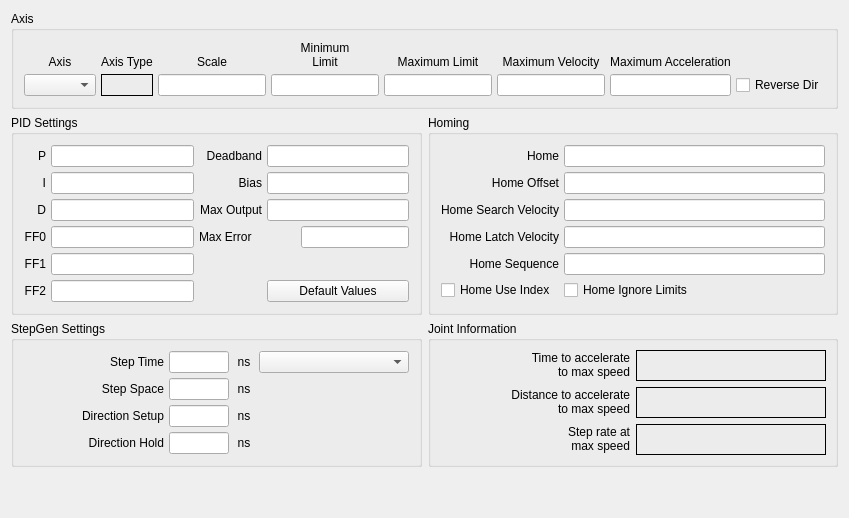
          <widget class="QWidget" name="joint4tab">
           <attribute name="title">
            <string>Joint 4</string>
           </attribute>
           <layout class="QGridLayout" name="gridLayout_25">
            <item row="0" column="0" colspan="2">
             <widget class="QGroupBox" name="jointAxisGroup_4">
              <property name="title">
               <string>Axis</string>
              </property>
              <layout class="QGridLayout" name="gridLayout_23">
               <property name="leftMargin">
                <number>10</number>
               </property>
               <property name="topMargin">
                <number>10</number>
               </property>
               <property name="rightMargin">
                <number>10</number>
               </property>
               <property name="bottomMargin">
                <number>10</number>
               </property>
               <property name="spacing">
                <number>5</number>
               </property>
               <item row="1" column="0">
                <widget class="QComboBox" name="axisCB_4"/>
               </item>
               <item row="0" column="3">
                <widget class="QLabel" name="label_66">
                 <property name="text">
                  <string>&lt;html&gt;&lt;head/&gt;&lt;body&gt;&lt;p&gt;Minimum&lt;br/&gt;Limit&lt;/p&gt;&lt;/body&gt;&lt;/html&gt;</string>
                 </property>
                 <property name="alignment">
                  <set>Qt::AlignBottom|Qt::AlignHCenter</set>
                 </property>
                 <property name="wordWrap">
                  <bool>true</bool>
                 </property>
                </widget>
               </item>
               <item row="0" column="0">
                <widget class="QLabel" name="label_59">
                 <property name="text">
                  <string>Axis</string>
                 </property>
                 <property name="alignment">
                  <set>Qt::AlignBottom|Qt::AlignHCenter</set>
                 </property>
                </widget>
               </item>
               <item row="1" column="3">
                <widget class="QLineEdit" name="minLimit_4">
                 <property name="alignment">
                  <set>Qt::AlignRight|Qt::AlignTrailing|Qt::AlignVCenter</set>
                 </property>
                </widget>
               </item>
               <item row="1" column="4">
                <widget class="QLineEdit" name="maxLimit_4">
                 <property name="alignment">
                  <set>Qt::AlignRight|Qt::AlignTrailing|Qt::AlignVCenter</set>
                 </property>
                </widget>
               </item>
               <item row="0" column="4">
                <widget class="QLabel" name="label_71">
                 <property name="text">
                  <string>Maximum Limit</string>
                 </property>
                 <property name="textFormat">
                  <enum>Qt::AutoText</enum>
                 </property>
                 <property name="alignment">
                  <set>Qt::AlignBottom|Qt::AlignHCenter</set>
                 </property>
                 <property name="wordWrap">
                  <bool>true</bool>
                 </property>
                </widget>
               </item>
               <item row="0" column="5">
                <widget class="QLabel" name="label_80">
                 <property name="text">
                  <string>Maximum Velocity</string>
                 </property>
                 <property name="alignment">
                  <set>Qt::AlignBottom|Qt::AlignHCenter</set>
                 </property>
                 <property name="wordWrap">
                  <bool>true</bool>
                 </property>
                </widget>
               </item>
               <item row="1" column="5">
                <widget class="QLineEdit" name="maxVelocity_4">
                 <property name="alignment">
                  <set>Qt::AlignRight|Qt::AlignTrailing|Qt::AlignVCenter</set>
                 </property>
                </widget>
               </item>
               <item row="0" column="2">
                <widget class="QLabel" name="label_61">
                 <property name="text">
                  <string>Scale</string>
                 </property>
                 <property name="alignment">
                  <set>Qt::AlignBottom|Qt::AlignHCenter</set>
                 </property>
                </widget>
               </item>
               <item row="0" column="6">
                <widget class="QLabel" name="label_81">
                 <property name="text">
                  <string>Maximum Acceleration</string>
                 </property>
                 <property name="alignment">
                  <set>Qt::AlignBottom|Qt::AlignHCenter</set>
                 </property>
                 <property name="wordWrap">
                  <bool>true</bool>
                 </property>
                </widget>
               </item>
               <item row="1" column="6">
                <widget class="QLineEdit" name="maxAccel_4">
                 <property name="alignment">
                  <set>Qt::AlignRight|Qt::AlignTrailing|Qt::AlignVCenter</set>
                 </property>
                </widget>
               </item>
               <item row="0" column="1">
                <widget class="QLabel" name="label_31">
                 <property name="text">
                  <string>Axis Type</string>
                 </property>
                 <property name="alignment">
                  <set>Qt::AlignBottom|Qt::AlignLeading|Qt::AlignLeft</set>
                 </property>
                </widget>
               </item>
               <item row="1" column="1">
                <widget class="QLabel" name="axisType_4">
                 <property name="frameShape">
                  <enum>QFrame::Box</enum>
                 </property>
                 <property name="text">
                  <string/>
                 </property>
                </widget>
               </item>
               <item row="1" column="2">
                <widget class="QLineEdit" name="scale_4"/>
               </item>
               <item row="1" column="7">
                <widget class="QCheckBox" name="reverse_4">
                 <property name="text">
                  <string>Reverse Dir</string>
                 </property>
                </widget>
               </item>
              </layout>
             </widget>
            </item>
            <item row="1" column="0">
             <widget class="QGroupBox" name="groupBox_19">
              <property name="title">
               <string>PID Settings</string>
              </property>
              <layout class="QGridLayout" name="gridLayout_24">
               <property name="leftMargin">
                <number>10</number>
               </property>
               <property name="topMargin">
                <number>10</number>
               </property>
               <property name="rightMargin">
                <number>10</number>
               </property>
               <property name="bottomMargin">
                <number>10</number>
               </property>
               <property name="spacing">
                <number>5</number>
               </property>
               <item row="0" column="0">
                <widget class="QLabel" name="label_254">
                 <property name="text">
                  <string>P</string>
                 </property>
                 <property name="alignment">
                  <set>Qt::AlignRight|Qt::AlignTrailing|Qt::AlignVCenter</set>
                 </property>
                </widget>
               </item>
               <item row="0" column="1">
                <widget class="QLineEdit" name="p_4">
                 <property name="text">
                  <string/>
                 </property>
                 <property name="alignment">
                  <set>Qt::AlignRight|Qt::AlignTrailing|Qt::AlignVCenter</set>
                 </property>
                </widget>
               </item>
               <item row="0" column="2">
                <widget class="QLabel" name="label_255">
                 <property name="text">
                  <string>Deadband</string>
                 </property>
                 <property name="alignment">
                  <set>Qt::AlignRight|Qt::AlignTrailing|Qt::AlignVCenter</set>
                 </property>
                </widget>
               </item>
               <item row="0" column="3">
                <widget class="QLineEdit" name="deadband_4">
                 <property name="text">
                  <string/>
                 </property>
                 <property name="alignment">
                  <set>Qt::AlignRight|Qt::AlignTrailing|Qt::AlignVCenter</set>
                 </property>
                </widget>
               </item>
               <item row="1" column="0">
                <widget class="QLabel" name="label_256">
                 <property name="text">
                  <string>I</string>
                 </property>
                 <property name="alignment">
                  <set>Qt::AlignRight|Qt::AlignTrailing|Qt::AlignVCenter</set>
                 </property>
                </widget>
               </item>
               <item row="1" column="1">
                <widget class="QLineEdit" name="i_4">
                 <property name="text">
                  <string/>
                 </property>
                 <property name="alignment">
                  <set>Qt::AlignRight|Qt::AlignTrailing|Qt::AlignVCenter</set>
                 </property>
                </widget>
               </item>
               <item row="1" column="2">
                <widget class="QLabel" name="label_257">
                 <property name="text">
                  <string>Bias</string>
                 </property>
                 <property name="alignment">
                  <set>Qt::AlignRight|Qt::AlignTrailing|Qt::AlignVCenter</set>
                 </property>
                </widget>
               </item>
               <item row="1" column="3">
                <widget class="QLineEdit" name="bias_4">
                 <property name="text">
                  <string/>
                 </property>
                 <property name="alignment">
                  <set>Qt::AlignRight|Qt::AlignTrailing|Qt::AlignVCenter</set>
                 </property>
                </widget>
               </item>
               <item row="2" column="0">
                <widget class="QLabel" name="label_258">
                 <property name="text">
                  <string>D</string>
                 </property>
                 <property name="alignment">
                  <set>Qt::AlignRight|Qt::AlignTrailing|Qt::AlignVCenter</set>
                 </property>
                </widget>
               </item>
               <item row="2" column="1">
                <widget class="QLineEdit" name="d_4">
                 <property name="text">
                  <string/>
                 </property>
                 <property name="alignment">
                  <set>Qt::AlignRight|Qt::AlignTrailing|Qt::AlignVCenter</set>
                 </property>
                </widget>
               </item>
               <item row="2" column="2">
                <widget class="QLabel" name="label_259">
                 <property name="text">
                  <string>Max Output</string>
                 </property>
                 <property name="alignment">
                  <set>Qt::AlignRight|Qt::AlignTrailing|Qt::AlignVCenter</set>
                 </property>
                </widget>
               </item>
               <item row="2" column="3">
                <widget class="QLineEdit" name="maxOutput_4">
                 <property name="text">
                  <string/>
                 </property>
                 <property name="alignment">
                  <set>Qt::AlignRight|Qt::AlignTrailing|Qt::AlignVCenter</set>
                 </property>
                </widget>
               </item>
               <item row="3" column="0">
                <widget class="QLabel" name="label_260">
                 <property name="text">
                  <string>FF0</string>
                 </property>
                 <property name="alignment">
                  <set>Qt::AlignRight|Qt::AlignTrailing|Qt::AlignVCenter</set>
                 </property>
                </widget>
               </item>
               <item row="3" column="1">
                <widget class="QLineEdit" name="ff0_4">
                 <property name="text">
                  <string/>
                 </property>
                 <property name="alignment">
                  <set>Qt::AlignRight|Qt::AlignTrailing|Qt::AlignVCenter</set>
                 </property>
                </widget>
               </item>
               <item row="4" column="0">
                <widget class="QLabel" name="label_262">
                 <property name="text">
                  <string>FF1</string>
                 </property>
                 <property name="alignment">
                  <set>Qt::AlignRight|Qt::AlignTrailing|Qt::AlignVCenter</set>
                 </property>
                </widget>
               </item>
               <item row="4" column="1">
                <widget class="QLineEdit" name="ff1_4">
                 <property name="text">
                  <string/>
                 </property>
                 <property name="alignment">
                  <set>Qt::AlignRight|Qt::AlignTrailing|Qt::AlignVCenter</set>
                 </property>
                </widget>
               </item>
               <item row="5" column="0">
                <widget class="QLabel" name="label_263">
                 <property name="text">
                  <string>FF2</string>
                 </property>
                 <property name="alignment">
                  <set>Qt::AlignRight|Qt::AlignTrailing|Qt::AlignVCenter</set>
                 </property>
                </widget>
               </item>
               <item row="5" column="1">
                <widget class="QLineEdit" name="ff2_4">
                 <property name="text">
                  <string/>
                 </property>
                 <property name="alignment">
                  <set>Qt::AlignRight|Qt::AlignTrailing|Qt::AlignVCenter</set>
                 </property>
                </widget>
               </item>
               <item row="5" column="3">
                <widget class="QPushButton" name="pidDefault_4">
                 <property name="text">
                  <string>Default Values</string>
                 </property>
                </widget>
               </item>
               <item row="3" column="3" alignment="Qt::AlignRight">
                <widget class="QLineEdit" name="maxError_4"/>
               </item>
               <item row="3" column="2">
                <widget class="QLabel" name="label_188">
                 <property name="text">
                  <string>Max Error</string>
                 </property>
                </widget>
               </item>
              </layout>
             </widget>
            </item>
            <item row="1" column="1">
             <widget class="QGroupBox" name="groupBox_17">
              <property name="title">
               <string>Homing</string>
              </property>
              <layout class="QGridLayout" name="gridLayout_26">
               <property name="leftMargin">
                <number>10</number>
               </property>
               <property name="topMargin">
                <number>10</number>
               </property>
               <property name="rightMargin">
                <number>10</number>
               </property>
               <property name="bottomMargin">
                <number>10</number>
               </property>
               <property name="spacing">
                <number>5</number>
               </property>
               <item row="0" column="0">
                <widget class="QLabel" name="label_98">
                 <property name="text">
                  <string>Home</string>
                 </property>
                 <property name="alignment">
                  <set>Qt::AlignRight|Qt::AlignTrailing|Qt::AlignVCenter</set>
                 </property>
                </widget>
               </item>
               <item row="0" column="1">
                <widget class="QLineEdit" name="home_4">
                 <property name="toolTip">
                  <string>&lt;html&gt;&lt;head/&gt;&lt;body&gt;&lt;p&gt;Home is usually set to 0&lt;/p&gt;&lt;/body&gt;&lt;/html&gt;</string>
                 </property>
                 <property name="alignment">
                  <set>Qt::AlignRight|Qt::AlignTrailing|Qt::AlignVCenter</set>
                 </property>
                </widget>
               </item>
               <item row="1" column="0">
                <widget class="QLabel" name="label_99">
                 <property name="text">
                  <string>Home Offset</string>
                 </property>
                 <property name="alignment">
                  <set>Qt::AlignRight|Qt::AlignTrailing|Qt::AlignVCenter</set>
                 </property>
                </widget>
               </item>
               <item row="1" column="1">
                <widget class="QLineEdit" name="homeOffset_4">
                 <property name="toolTip">
                  <string>&lt;html&gt;&lt;head/&gt;&lt;body&gt;&lt;p&gt;Home Offset can be used to back off of the home switch&lt;/p&gt;&lt;/body&gt;&lt;/html&gt;</string>
                 </property>
                 <property name="alignment">
                  <set>Qt::AlignRight|Qt::AlignTrailing|Qt::AlignVCenter</set>
                 </property>
                </widget>
               </item>
               <item row="2" column="0">
                <widget class="QLabel" name="label_100">
                 <property name="text">
                  <string>Home Search Velocity</string>
                 </property>
                 <property name="alignment">
                  <set>Qt::AlignRight|Qt::AlignTrailing|Qt::AlignVCenter</set>
                 </property>
                </widget>
               </item>
               <item row="2" column="1">
                <widget class="QLineEdit" name="homeSearchVel_4">
                 <property name="toolTip">
                  <string>&lt;html&gt;&lt;head/&gt;&lt;body&gt;&lt;p&gt;Search Velocity is in units per second&lt;/p&gt;&lt;/body&gt;&lt;/html&gt;</string>
                 </property>
                 <property name="alignment">
                  <set>Qt::AlignRight|Qt::AlignTrailing|Qt::AlignVCenter</set>
                 </property>
                </widget>
               </item>
               <item row="3" column="0">
                <widget class="QLabel" name="label_101">
                 <property name="text">
                  <string>Home Latch Velocity</string>
                 </property>
                 <property name="alignment">
                  <set>Qt::AlignRight|Qt::AlignTrailing|Qt::AlignVCenter</set>
                 </property>
                </widget>
               </item>
               <item row="3" column="1">
                <widget class="QLineEdit" name="homeLatchVel_4">
                 <property name="toolTip">
                  <string>&lt;html&gt;&lt;head/&gt;&lt;body&gt;&lt;p&gt;Latch Velocity is in user units per second&lt;br/&gt;usually set slower than Search Velocity&lt;/p&gt;&lt;/body&gt;&lt;/html&gt;</string>
                 </property>
                 <property name="alignment">
                  <set>Qt::AlignRight|Qt::AlignTrailing|Qt::AlignVCenter</set>
                 </property>
                </widget>
               </item>
               <item row="5" column="0">
                <widget class="QCheckBox" name="homeUseIndex_4">
                 <property name="text">
                  <string>Home Use Index</string>
                 </property>
                </widget>
               </item>
               <item row="5" column="1">
                <widget class="QCheckBox" name="homeIgnoreLimits_4">
                 <property name="text">
                  <string>Home Ignore Limits</string>
                 </property>
                </widget>
               </item>
               <item row="4" column="1">
                <widget class="QLineEdit" name="homeSequence_4">
                 <property name="toolTip">
                  <string>&lt;html&gt;&lt;head/&gt;&lt;body&gt;&lt;p&gt;Home sequences start at 0 and do not skip a number.&lt;/p&gt;&lt;p&gt;Multiple joint axis use a negative number.&lt;/p&gt;&lt;p&gt;Leave blank to home the joint manually.&lt;/p&gt;&lt;/body&gt;&lt;/html&gt;</string>
                 </property>
                </widget>
               </item>
               <item row="4" column="0">
                <widget class="QLabel" name="label_141">
                 <property name="text">
                  <string>Home Sequence</string>
                 </property>
                 <property name="alignment">
                  <set>Qt::AlignRight|Qt::AlignTrailing|Qt::AlignVCenter</set>
                 </property>
                </widget>
               </item>
              </layout>
             </widget>
            </item>
            <item row="2" column="0">
             <widget class="QGroupBox" name="groupBox_20">
              <property name="title">
               <string>StepGen Settings</string>
              </property>
              <layout class="QGridLayout" name="gridLayout_28">
               <property name="leftMargin">
                <number>10</number>
               </property>
               <property name="topMargin">
                <number>10</number>
               </property>
               <property name="rightMargin">
                <number>10</number>
               </property>
               <property name="bottomMargin">
                <number>10</number>
               </property>
               <property name="spacing">
                <number>5</number>
               </property>
               <item row="0" column="0">
                <widget class="QLabel" name="label_106">
                 <property name="text">
                  <string>Step Time</string>
                 </property>
                 <property name="alignment">
                  <set>Qt::AlignRight|Qt::AlignTrailing|Qt::AlignVCenter</set>
                 </property>
                </widget>
               </item>
               <item row="0" column="1">
                <widget class="QLineEdit" name="stepTime_4">
                 <property name="maximumSize">
                  <size>
                   <width>60</width>
                   <height>16777215</height>
                  </size>
                 </property>
                 <property name="inputMask">
                  <string/>
                 </property>
                 <property name="text">
                  <string/>
                 </property>
                 <property name="alignment">
                  <set>Qt::AlignRight|Qt::AlignTrailing|Qt::AlignVCenter</set>
                 </property>
                </widget>
               </item>
               <item row="0" column="2">
                <widget class="QLabel" name="label_132">
                 <property name="minimumSize">
                  <size>
                   <width>20</width>
                   <height>0</height>
                  </size>
                 </property>
                 <property name="maximumSize">
                  <size>
                   <width>20</width>
                   <height>16777215</height>
                  </size>
                 </property>
                 <property name="text">
                  <string>ns</string>
                 </property>
                 <property name="alignment">
                  <set>Qt::AlignCenter</set>
                 </property>
                </widget>
               </item>
               <item row="1" column="0">
                <widget class="QLabel" name="label_133">
                 <property name="text">
                  <string>Step Space</string>
                 </property>
                 <property name="alignment">
                  <set>Qt::AlignRight|Qt::AlignTrailing|Qt::AlignVCenter</set>
                 </property>
                </widget>
               </item>
               <item row="1" column="1">
                <widget class="QLineEdit" name="stepSpace_4">
                 <property name="maximumSize">
                  <size>
                   <width>60</width>
                   <height>16777215</height>
                  </size>
                 </property>
                 <property name="text">
                  <string/>
                 </property>
                 <property name="alignment">
                  <set>Qt::AlignRight|Qt::AlignTrailing|Qt::AlignVCenter</set>
                 </property>
                </widget>
               </item>
               <item row="1" column="2">
                <widget class="QLabel" name="label_134">
                 <property name="minimumSize">
                  <size>
                   <width>20</width>
                   <height>0</height>
                  </size>
                 </property>
                 <property name="maximumSize">
                  <size>
                   <width>20</width>
                   <height>16777215</height>
                  </size>
                 </property>
                 <property name="text">
                  <string>ns</string>
                 </property>
                 <property name="alignment">
                  <set>Qt::AlignCenter</set>
                 </property>
                </widget>
               </item>
               <item row="2" column="0">
                <widget class="QLabel" name="label_135">
                 <property name="text">
                  <string>Direction Setup</string>
                 </property>
                 <property name="alignment">
                  <set>Qt::AlignRight|Qt::AlignTrailing|Qt::AlignVCenter</set>
                 </property>
                </widget>
               </item>
               <item row="2" column="1">
                <widget class="QLineEdit" name="dirSetup_4">
                 <property name="maximumSize">
                  <size>
                   <width>60</width>
                   <height>16777215</height>
                  </size>
                 </property>
                 <property name="text">
                  <string/>
                 </property>
                 <property name="alignment">
                  <set>Qt::AlignRight|Qt::AlignTrailing|Qt::AlignVCenter</set>
                 </property>
                </widget>
               </item>
               <item row="2" column="2">
                <widget class="QLabel" name="label_136">
                 <property name="minimumSize">
                  <size>
                   <width>20</width>
                   <height>0</height>
                  </size>
                 </property>
                 <property name="maximumSize">
                  <size>
                   <width>20</width>
                   <height>16777215</height>
                  </size>
                 </property>
                 <property name="text">
                  <string>ns</string>
                 </property>
                 <property name="alignment">
                  <set>Qt::AlignCenter</set>
                 </property>
                </widget>
               </item>
               <item row="3" column="0">
                <widget class="QLabel" name="label_137">
                 <property name="text">
                  <string>Direction Hold</string>
                 </property>
                 <property name="alignment">
                  <set>Qt::AlignRight|Qt::AlignTrailing|Qt::AlignVCenter</set>
                 </property>
                </widget>
               </item>
               <item row="3" column="1">
                <widget class="QLineEdit" name="dirHold_4">
                 <property name="maximumSize">
                  <size>
                   <width>60</width>
                   <height>16777215</height>
                  </size>
                 </property>
                 <property name="text">
                  <string/>
                 </property>
                 <property name="alignment">
                  <set>Qt::AlignRight|Qt::AlignTrailing|Qt::AlignVCenter</set>
                 </property>
                </widget>
               </item>
               <item row="3" column="2">
                <widget class="QLabel" name="label_138">
                 <property name="minimumSize">
                  <size>
                   <width>20</width>
                   <height>0</height>
                  </size>
                 </property>
                 <property name="maximumSize">
                  <size>
                   <width>20</width>
                   <height>16777215</height>
                  </size>
                 </property>
                 <property name="text">
                  <string>ns</string>
                 </property>
                 <property name="alignment">
                  <set>Qt::AlignCenter</set>
                 </property>
                </widget>
               </item>
               <item row="0" column="3">
                <widget class="QComboBox" name="driveCB_4">
                 <property name="minimumSize">
                  <size>
                   <width>150</width>
                   <height>0</height>
                  </size>
                 </property>
                </widget>
               </item>
              </layout>
             </widget>
            </item>
            <item row="2" column="1">
             <widget class="QGroupBox" name="gridGroupBox_6">
              <property name="title">
               <string>Joint Information</string>
              </property>
              <layout class="QGridLayout" name="gridLayout_36">
               <item row="0" column="0">
                <widget class="QLabel" name="label_207">
                 <property name="text">
                  <string>&lt;html&gt;&lt;head/&gt;&lt;body&gt;&lt;p align=&quot;right&quot;&gt;Time to accelerate&lt;br/&gt;to max speed&lt;/p&gt;&lt;/body&gt;&lt;/html&gt;</string>
                 </property>
                </widget>
               </item>
               <item row="1" column="0">
                <widget class="QLabel" name="label_208">
                 <property name="text">
                  <string>&lt;html&gt;&lt;head/&gt;&lt;body&gt;&lt;p align=&quot;right&quot;&gt;Distance to accelerate&lt;br/&gt;to max speed&lt;/p&gt;&lt;/body&gt;&lt;/html&gt;</string>
                 </property>
                </widget>
               </item>
               <item row="2" column="0">
                <widget class="QLabel" name="label_209">
                 <property name="text">
                  <string>&lt;html&gt;&lt;head/&gt;&lt;body&gt;&lt;p align=&quot;right&quot;&gt;Step rate at&lt;br/&gt;max speed&lt;/p&gt;&lt;/body&gt;&lt;/html&gt;</string>
                 </property>
                </widget>
               </item>
               <item row="1" column="1">
                <widget class="QLabel" name="distanceJoint_4">
                 <property name="frameShape">
                  <enum>QFrame::Box</enum>
                 </property>
                 <property name="text">
                  <string/>
                 </property>
                </widget>
               </item>
               <item row="0" column="1">
                <widget class="QLabel" name="timeJoint_4">
                 <property name="frameShape">
                  <enum>QFrame::Box</enum>
                 </property>
                 <property name="text">
                  <string/>
                 </property>
                </widget>
               </item>
               <item row="2" column="1">
                <widget class="QLabel" name="stepRateJoint_4">
                 <property name="frameShape">
                  <enum>QFrame::Box</enum>
                 </property>
                 <property name="text">
                  <string/>
                 </property>
                </widget>
               </item>
              </layout>
             </widget>
            </item>
            <item row="3" column="0">
             <spacer name="verticalSpacer_7">
              <property name="orientation">
               <enum>Qt::Vertical</enum>
              </property>
              <property name="sizeHint" stdset="0">
               <size>
                <width>20</width>
                <height>40</height>
               </size>
              </property>
             </spacer>
            </item>
           </layout>
          </widget>
